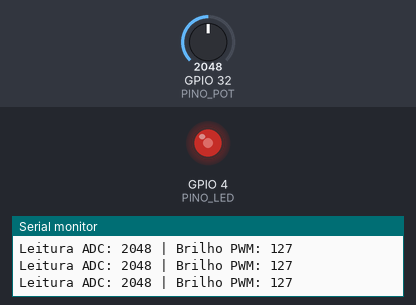
Recording of a sketch running on a simulated ESP32. Parts: output pins drawn as LEDs (lit = HIGH), the last lines printed to the serial monitor. Inputs (shaded band) come from the test bench; at power-on: GPIO 32 (PINO_POT) = 2048.

Above: at 1.2 s.
1.3 s: GPIO 32 (PINO_POT) set to 2866
At 2.5 s:
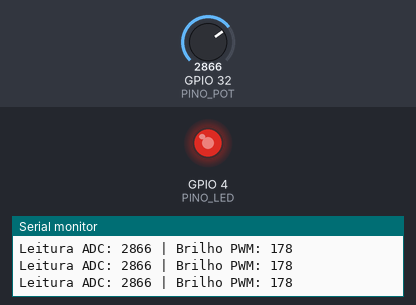
2.8 s: GPIO 32 (PINO_POT) set to 3603
At 3.9 s:
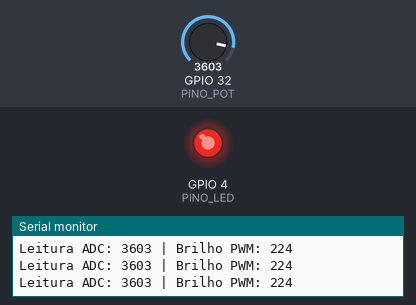
4.3 s: GPIO 32 (PINO_POT) set to 491
At 5.2 s:
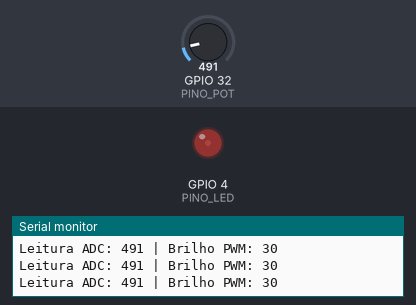
5.8 s: GPIO 32 (PINO_POT) set to 0
At 6.6 s:
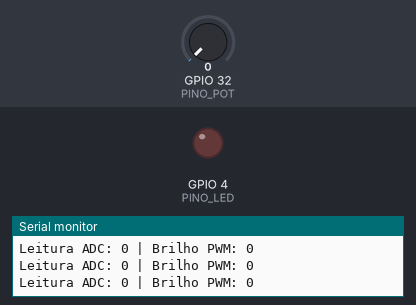
7.3 s: GPIO 32 (PINO_POT) set to 2047
At 7.9 s:
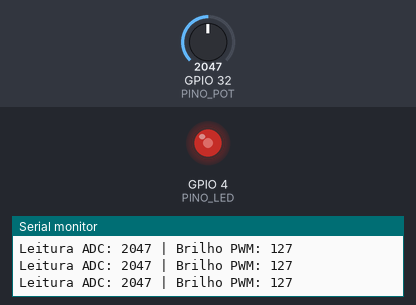
Timing chart, 0 to 9.8 s (numbered marks = the images above; inputs shaded):
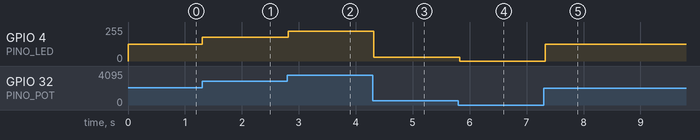

Measured:
- after the input at 1.3 s, GPIO 4 (PINO_LED): 127/255 → 178/255 at once
- after the input at 2.8 s, GPIO 4 (PINO_LED): 178/255 → 224/255 at once
- after the input at 4.3 s, GPIO 4 (PINO_LED): 224/255 → 30/255 at once
- after the input at 5.8 s, GPIO 4 (PINO_LED): 30/255 → 0/255 at once
- after the input at 7.3 s, GPIO 4 (PINO_LED): 0/255 → 127/255 at once

The sketch:

potenciometro_pwm.ino
```cpp
/*
 * Projeto: Potenciômetro controla brilho do LED
 * Livro: ESP32 Descomplicado — Capítulo 8
 * Autor: Felipe Tavares
 * Descrição: Lê o valor do potenciômetro (0–4095) e usa a função map()
 *            para converter para a faixa do PWM (0–255), controlando
 *            o brilho do LED em tempo real conforme o potenciômetro é girado.
 * Hardware: ESP32 DevKit v1 + potenciômetro 10kΩ + LED + resistor 220Ω + protoboard
 *           Potenciômetro: pino central (SIG) → GPIO32 | VCC → 3,3V | GND → GND
 *           LED: anodo → resistor 220Ω → GPIO4 | catodo → GND
 * Testado em: Arduino IDE 2.x, pacote ESP32 by Espressif Systems 3.x
 * Wokwi: montar conforme descrito no capítulo
 *
 * Se você usar este projeto em publicações, vídeos ou repositórios,
 * mantenha este cabeçalho com a atribuição ao autor.
 */

// GPIO32 é um pino ADC1 — funciona com WiFi ativo (ao contrário dos pinos ADC2)
#define PINO_POT 32
#define PINO_LED  4

void setup() {
  pinMode(PINO_LED, OUTPUT);
  Serial.begin(115200);
  Serial.println("Gire o potenciômetro para controlar o brilho do LED.");
}

void loop() {
  // analogRead retorna valor entre 0 e 4095 (12 bits no ESP32)
  int leitura = analogRead(PINO_POT);

  // map() converte a faixa 0–4095 para 0–255 (faixa do analogWrite)
  int brilho = map(leitura, 0, 4095, 0, 255);

  // Aplica o brilho ao LED via PWM
  analogWrite(PINO_LED, brilho);

  // Mostra os dois valores no Monitor Serial para acompanhar
  Serial.print("Leitura ADC: ");
  Serial.print(leitura);
  Serial.print(" | Brilho PWM: ");
  Serial.println(brilho);

  // Pequena pausa para não inundar o Monitor Serial com leituras
  delay(100);
}
```
